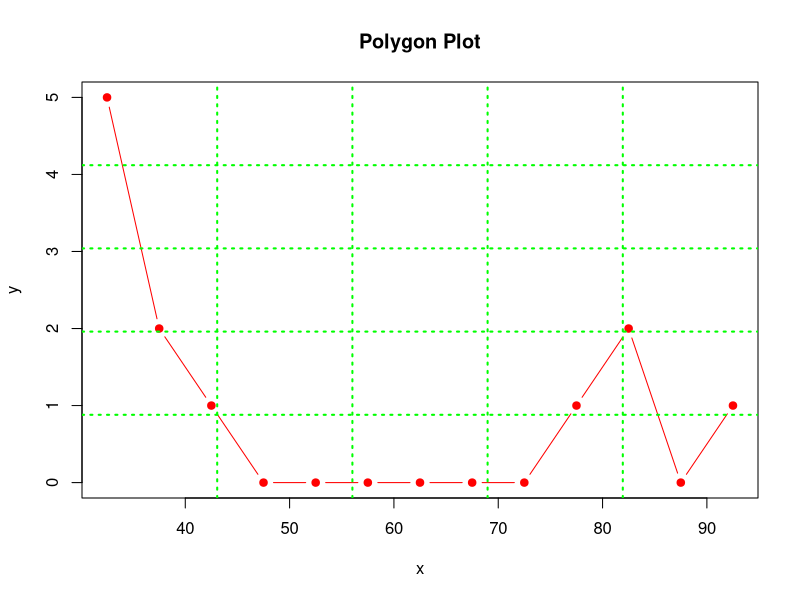
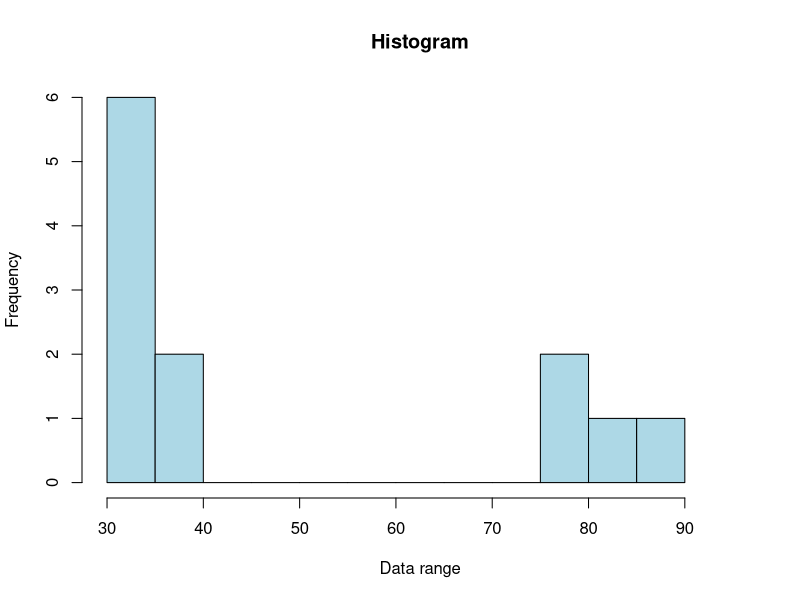
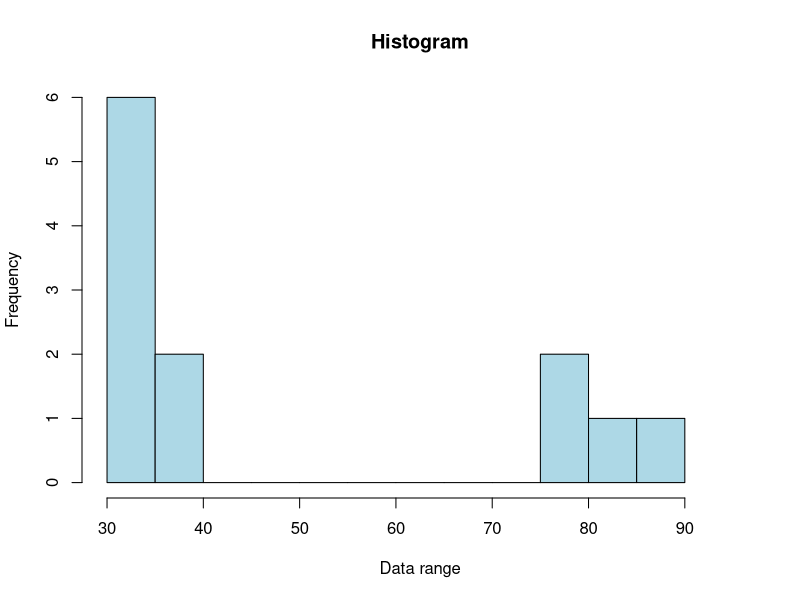
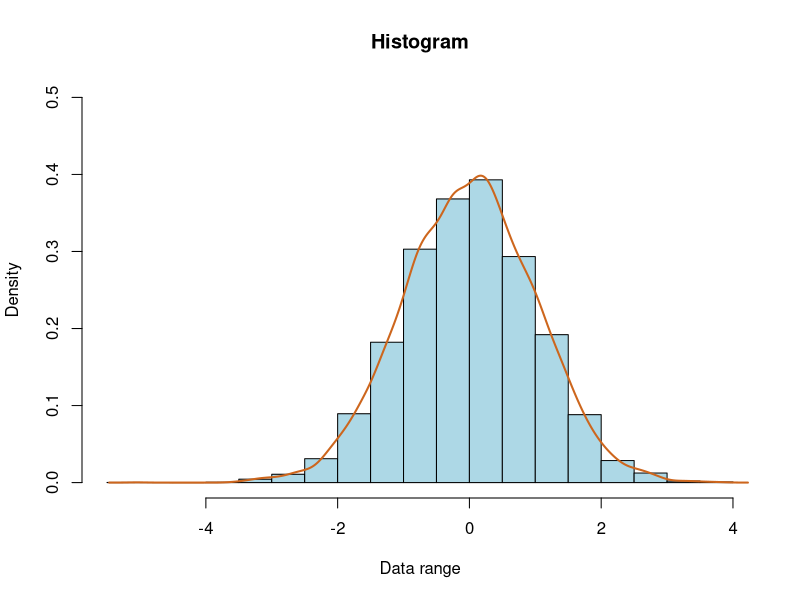

The R script that drew these images, in order:
# Grouped Frequency Distribution Table

# Function to clear console
cat("\014")
# Learn R version
getRversion()
# Clearing all plots
graphics.off()
# To empty an environment
rm(list = ls())

# Cut gives incoherent/unclear results. We created a function called cut2 to do the same job
# Don't worry how it is created. Just use it
cut2 <- function(x, breaks) {
  labels <- paste0("[",  breaks[-length(breaks)], ",", breaks[-1L], ")")
  return(factor(labels[findInterval(x, breaks)], levels = labels))
}


# Sample takes a sample of the specified size from the elements of x using either with or without replacement
#dataset <- sample(x = 30:90, size = 80, replace = TRUE)
dataset <- c(30, 31, 32, 33, 34, 35, 36, 40, 79, 80, 81, 90)
dataset

# Manually determining the start point of the group and its width
low <- 30
width <- 5

dataset.low <- min(dataset)
print(dataset.low)
dataset.high <- max(dataset)
print(dataset.high)
dataset.length <- length(dataset)
print(dataset.length)

number.groups <- floor( (dataset.high - low)/width ) + 1    # Think of another solution!!!
print(number.groups)

group.max <- low + (width*number.groups)
print(group.max)

group.breaks <- seq(low, group.max, width)
print(group.breaks)

# For polygon plot
bin.midpoint <- seq(low + width/2, group.max - width/2, width)
print(bin.midpoint)

dataset.groups <- cut2(dataset, breaks=group.breaks)
print(dataset.groups)

freq <- table(dataset.groups)
print(freq)

class(freq)

# Converting to a dataframe
df <- data.frame(freq)
# Appending a column to the df
df$midpoint <- bin.midpoint
df

# Relative frequency proportion
n <- sum(df$Freq)
df$proportion <- df$Freq/n
print(df, digits = 3)

# Cumulative frequency
df$cf <- cumsum(df$Freq)
print(df, digits = 3)
# Cumulative frequency percentage (c%)
df$cf_percent <- df$cf /n * 100
print(df, digits = 3)

# Polygon plot
plot(df$midpoint, df$Freq, type = "b", pch = 19, col = "red", xlab = "x", ylab = "y", main = "Polygon Plot")
# Adding grid to the plot
grid(5, 5, col = "green", lwd = 2)

# Plotting Histogram
hist(dataset,
     xlab = "Data range", 
     col = "lightblue", 
     border = "black", 
     main = "Histogram", 
     xlim = c(dataset.low, group.max), 
     ylim = c(0,max(df$Freq) + 1), 
     breaks = number.groups + 1)


# Storing Histogram as an object
h <- hist(dataset, xlab = "Data range", 
     col = "lightblue", 
     border = "black", 
     main = "Histogram", 
     xlim = c(dataset.low, group.max), 
     ylim = c(0,max(df$Freq) + 1), 
     breaks = number.groups + 1)

class(h)
typeof(h)
h
sum(h$density)        # density is similar to probability. Why its sum is not 1.0????

sum( h$density * diff(h$breaks) ) 


#-------------------------------------------------------------------------------
# Another example using Normal Distribution data
#set.seed(123)
dataset1 <- rnorm(10000)
dataset1
mean(dataset1)
sd(dataset1)


# Density plot
h1 <- hist(dataset1,
          xlab = "Data range", 
          col = "lightblue", 
          border = "black", 
          main = "Histogram",
          prob = TRUE,        # show densities instead of frequencies
          #xlim = c(dataset.low, group.max), 
          ylim = c(0, 0.5), 
          breaks = 25)

lines(density(dataset1), # density plot
      lwd = 2, # thickness of line
      col = "chocolate3")


